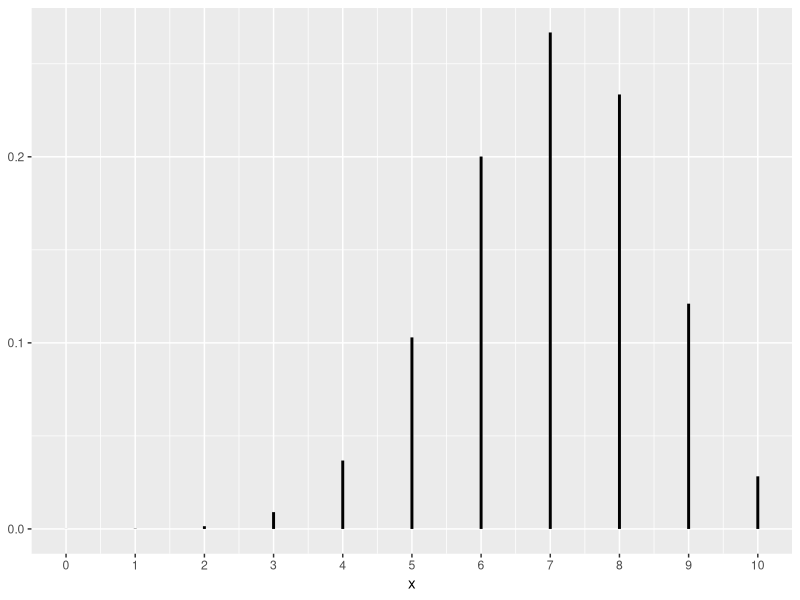
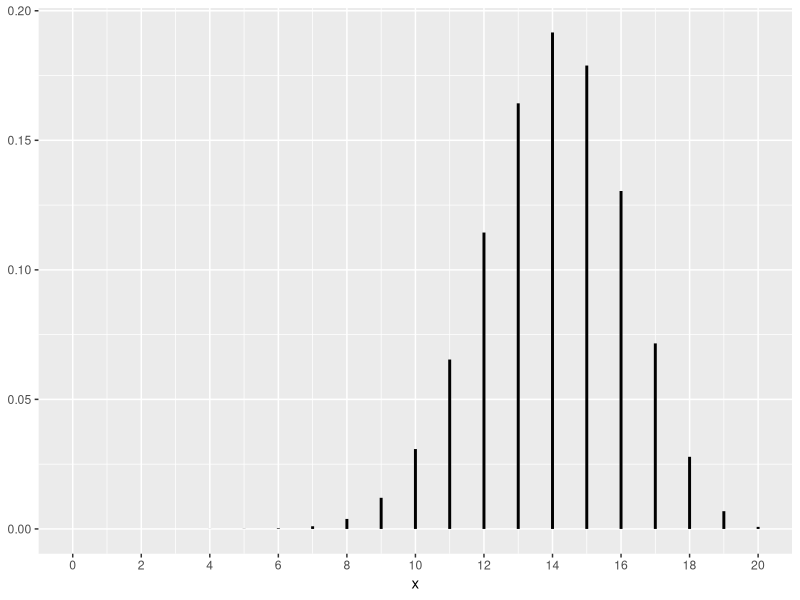
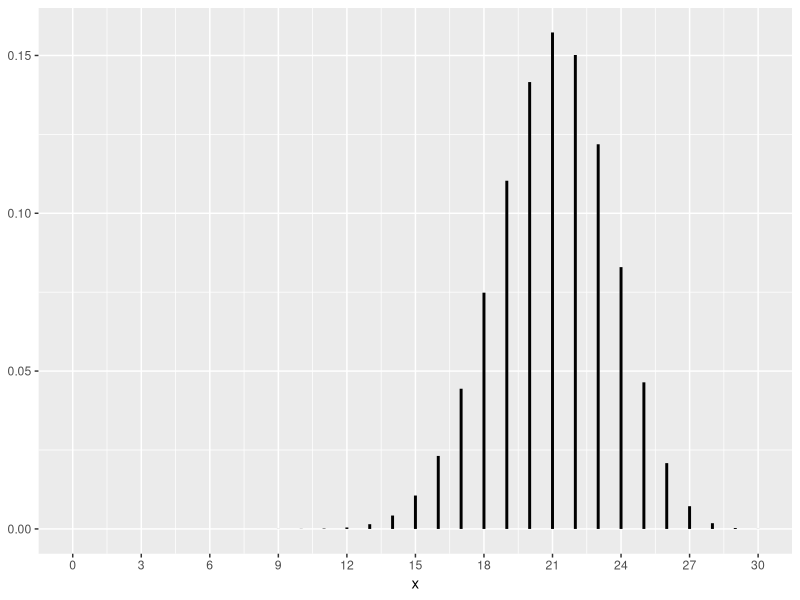
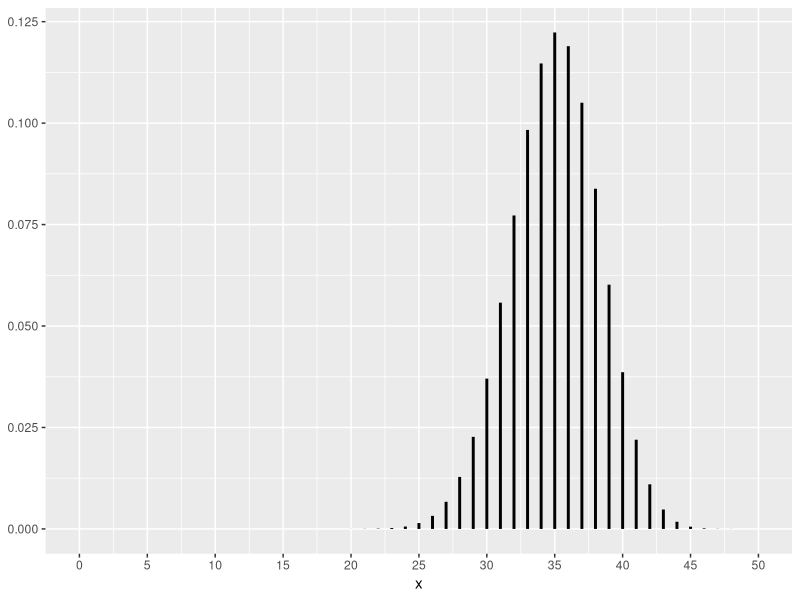

Source code (R) for these figures, in order:
## ---- chunk 1
1 - pnorm(8.3 * 10^6, 320 * 25000, 540 * sqrt(25000))
## ---- chunk 2
qnorm(0.1, lower.tail = FALSE)
## ---- chunk 3
#| label: fig-6_2
#| fig-subcap:
#|   - (10, 0.7)
#|   - (20, 0.7)
#|   - (30, 0.7)
#|   - (50, 0.7)
#| layout-ncol: 2
#| fig-cap: "逐步收敛到正态分布的二项概率质量函数"
#| warning: false
library(ggplot2)

n_seq = c(10, 20, 30, 50)
p <- 0.7 
i <- 1
g_list <- list()

for (n in n_seq) {
    x <- seq(0, n, 1)
    y <- dbinom(x, n, p)
    df <- data.frame(x = x, y = y, y_start = rep(0, n + 1))
    plot <- ggplot(df, aes(x = x, y = y_start, yend = y)) +  
      geom_segment(size = 1) + 
      scale_x_continuous(breaks = seq(0, n, n / 10), limits = c(0, n)) +
      #labs(title = paste("(", n, ",", p, ")")) + 
      theme(axis.title.y = element_blank())
    g_list[[i]] <- plot
    i <- i + 1
}

for (g in g_list) {
    print(g)
}
## ---- chunk 4
pnorm(1.59, lower.tail = FALSE)
## ---- chunk 5
1 - 2 * pnorm(0.8889, lower.tail = FALSE)
## ---- chunk 6
qnorm(0.025, lower.tail = FALSE)
